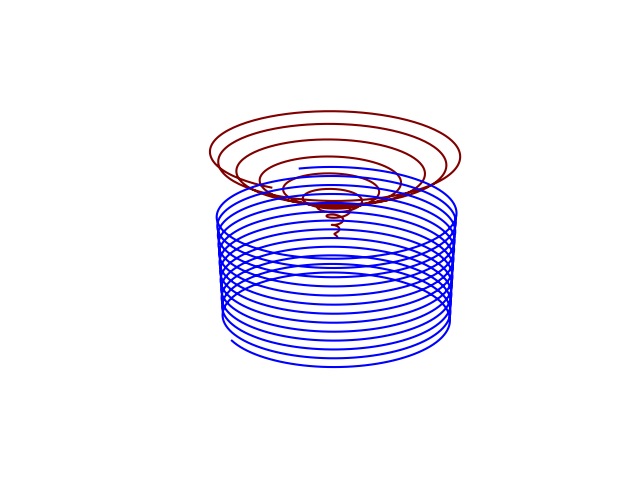

Python code for this plot:
from mpl_toolkits import mplot3d
import numpy as np
import matplotlib.pyplot as plt

fig = plt.figure()
ax = plt.axes(projection='3d')

z = np.linspace(0, 3, 1500)
x = -np.exp(-0.5 * z**2) * np.sin(20 * z)
y = -np.exp(-0.5 * z**2) * np.cos(20 * z)

ax.plot3D(x, y, -z, 'maroon')

z = np.linspace(2, 6, 1500)
x = -np.exp(-0.025 * z**0.5) * np.sin(20 * z)
y = -np.exp(-0.025 * z**0.5) * np.cos(20 * z)

ax.plot3D(x, y, -z, 'blue')

ax.axis('off')
ax.set_facecolor('white')
ax.w_xaxis.set_pane_color((1.0, 1.0, 1.0, 0.0))
ax.w_yaxis.set_pane_color((1.0, 1.0, 1.0, 0.0))
ax.w_zaxis.set_pane_color((1.0, 1.0, 1.0, 0.0))
ax.w_zaxis.line.set_visible(False)

ax.set_title('')
fig.savefig("spiral.png")